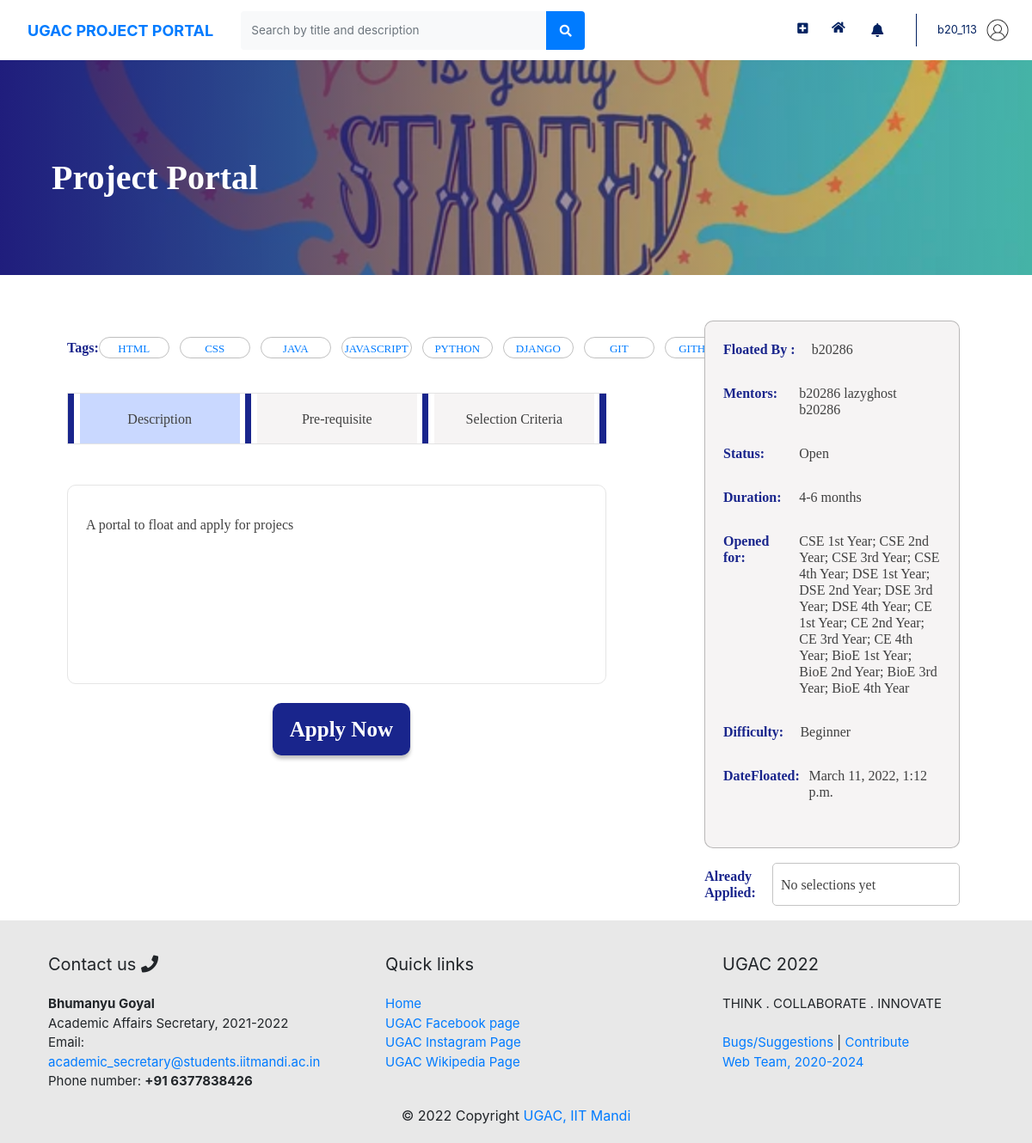
Screenshot of /project/?project_id=48 (signed in) with the database file from the repository.
### users/models.py (models this page shows, shortened)
class Profile(models.Model):
    user = models.OneToOneField(User, on_delete=models.CASCADE)
    image = models.ImageField(default = 'default.jpg', upload_to='profile_pics', blank=True, validators=[FileExtensionValidator(allowed_extensions=['png', 'jpg', 'jpeg'])])
    rollno = models.CharField(max_length=10)
    year = models.CharField(max_length=30, choices = YEAR_CHOICES)
    branch = models.CharField(max_length=30, choices = BRANCH_CHOICES)
    techskills = models.ManyToManyField(Tag, related_name='techskills')
    starred_projects = models.ManyToManyField(Project, related_name='starred_projects', blank = True)
    liked_projects = models.ManyToManyField(Project, related_name='liked_projects', blank = True)
    cv = models.FileField(upload_to='resumes',validators=[FileExtensionValidator(allowed_extensions=['pdf'])])
    linked_in_link = models.CharField(blank=True, max_length=100)
    portfolio_link = models.CharField(blank=True, max_length=100)
    github_link = models.CharField(blank=True, max_length=100)

### home/models.py (models this page shows, shortened)
class Project(models.Model):
    Title = models.CharField(max_length=100)
    Image = models.ImageField(default = 'images.jpeg', upload_to='project_pics', blank=True, validators=[FileExtensionValidator(allowed_extensions=['png', 'jpg', 'jpeg'])])
    Description = models.TextField()
    FloatedBy = models.ForeignKey(User, on_delete=models.CASCADE,related_name="FloatedBy")
    Mentors = models.ManyToManyField(User,related_name='Mentors')
    Status = models.CharField(max_length=10, choices=STATUS_CHOICES, default='Open')
    OpenedFor = models.CharField(max_length=300)
    Difficulty = models.CharField(max_length=15, choices=DIFFICULTY_CHOICES, default='Beginner')
    PreRequisite = models.TextField()
    Tags = models.ManyToManyField(Tag, related_name='Tags')
    Duration = models.CharField(max_length=30, choices=DURATION_CHOICES)
    DatePosted = models.DateTimeField(default = timezone.now)
    SelectionCriteria = models.TextField()
    Question = models.TextField()
    AlreadyApplied = models.ManyToManyField(User, related_name='AlreadyApplied', blank = True)
    Likes = models.IntegerField(default=0)

class Tag(models.Model):
    Title = models.CharField(max_length=20)
    def __str__(self):
        return f"{self.Title}"

### home/decorators.py (the view)
    def wrap(request, *args, **kwargs):
        if check_user_profile(request.user):
            messages.error(request, 'Please complete your profile first.')
            return redirect(f'/profile/edit?firstLogin=True')
        else:
            return function(request, *args, **kwargs)

### home/templates/home/project.html (shortened to what this page needs)
{% extends 'home/base.html' %}
{% load static %}
{% block customStylesheets %}
<link rel="stylesheet" href="https://stackpath.bootstrapcdn.com/bootstrap/4.3.1/css/bootstrap.min.css" />
<link rel="stylesheet" href="https://use.fontawesome.com/releases/v5.6.3/css/all.css" />
<link rel="stylesheet" href="https://unpkg.com/bootstrap-table@1.18.1/dist/bootstrap-table.min.css" />
<link rel="stylesheet" type="text/css" href="{% static 'home/project.css' %}">
{% endblock customStylesheets %}
{% block content %}
<div id="projectTop" style="background-image :linear-gradient(to right, rgb(30, 14, 121, 0.9), rgb(255, 255, 255, 0.1)), url(/media/{{project.Image}});">
  <div id="projectTitle" class="vertical-center">{{ project.Title }}</div>
</div>
<div id="projectMain" class="horizontal-center">
  <div class="userView">
    <div class="left-container">
      <br>
      <div id="tagsContainer" class="vertical-center" >
        <div class="tagsTitle">Tags:</div>
        {% for tag in project.Tags.all %}
        <div class="tag vertical-center">
          <div class="horizontal-center" >
            <a href="/?Tags={{tag.id}}" style="font-size: 13px;">{{ tag }}</a>
          </div>
        </div>
        {% endfor %}
      </div>
      <div id="buttons">
        <div class="seperator"></div>
        <div class="buttonContent buttonSelected vertical-center" onClick="takeAction(this,'Description')">
          <div class="horizontal-center">
            Description
          </div>
        </div>
        <div class="seperator"></div>
        <div class="buttonContent vertical-center" onClick="takeAction(this,'Pre-requisite')">
          <div class="horizontal-center">
            Pre-requisite
          </div>
        </div>
        <div class="seperator"></div>
        <div class="buttonContent vertical-center" onClick="takeAction(this,'Selection Criteria')">
          <div class="horizontal-center">
            Selection Criteria
          </div>
        </div>
        <div class="seperator"></div>
      </div>
      <div id="projectDescription">
        <div id="prodes" class="">
          {{ project.Description }}
        </div>
      </div>
      {% if project.id not in projects_id.0 %}
      <div id="applyNow" projectId={{project.id}}>
        {% if project.id not in projects_id.2 and project.id not in projects_id.3 %}
        <div class="applyText vertical-center" data-toggle="modal" data-target="#applyModal">
          <div class="horizontal-center" style="cursor: pointer;">
            Apply Now
          </div>
        </div>
        {% endif %}
      </div>
      {% endif %}
    </div>
    <div class="right-container" >
      <div id="projectDetails">
        <div class="detail">
          <div class="detailTitle">
            Floated By :
          </div>
          <div class="detailContent">
            {{project.FloatedBy}} <a href="{% url 'profile' project.FloatedBy.id %}"></a>
          </div>
        </div>
        <div class="detail">
          <div class="detailTitle">
            Mentors:
          </div>
          <div class="detailContent">
            {{project.FloatedBy}} {% for users in project.Mentors.all %} {{ users }} {% endfor %}
          </div>
        </div>
        <div class="detail">
          <div class="detailTitle">
            Status:
          </div>
          <div class="detailContent">
            {{ project.Status }}
          </div>
        </div>
        <div class="detail">
          <div class="detailTitle">
            Duration:
          </div>
          <div class="detailContent">
            {{ project.Duration }}
          </div>
        </div>
        <div class="detail">
          <div class="detailTitle">
            Opened for:
          </div>
          <div class="detailContent">
            {{project.OpenedFor}}
          </div>
        </div>
        <div class="detail">
          <div class="detailTitle">
            Difficulty:
          </div>
          <div class="detailContent">
            {{project.Difficulty}}
          </div>
        </div>
        <div class="detail">
          <div class="detailTitle">
            DateFloated:
          </div>
          <div class="detailContent">
            {{ project.DatePosted }}
          </div>
        </div>
      </div>
      <div id="alreadyApplied">
        <div id="alreadyAppliedTitle" class="vertical-center">Already Applied:</div>
        <div id="alreadyAppliedUsers" class="vertical-center">
          {% if project.AlreadyApplied.all.count == 0 %} No selections yet {% endif %}
        </div>
      </div>
    </div>
  </div>
</div>
{% endblock content %}

### home/templates/home/base.html (shortened to what this page needs)
{% load static %}
<!DOCTYPE html>
<html lang="en">
    <head>
        {% block stylesheets %}
        <link rel="stylesheet" type="text/css" href="{% static 'home/style.css' %}">
        <link rel="stylesheet" type="text/css" href="{% static 'home/cards.css' %}">
        <link rel="stylesheet" type="text/css" href="{% static 'home/footer.css' %}">
        {% endblock stylesheets %}
        {% block customStylesheets %}{% endblock customStylesheets %}
        {% block ajaxBlock %}
        <link href="https://cdnjs.cloudflare.com/ajax/libs/select2/4.0.3/css/select2.min.css" rel="stylesheet" />
        {% endblock ajaxBlock %}
        <link rel="stylesheet" href="https://pro.fontawesome.com/releases/v5.10.0/css/all.css" />
    </head>
    {% block mainBlock %}
    <body id="page-top">
        <div id="wrapper">
            <div id="content-wrapper" class="d-flex flex-column">
                <div id="content" style="background: white;">
                    <nav class="navbar navbar-expand navbar-light bg-white topbar mb-4 static-top shadow">
                        <div class="sidebar-brand-text mx-3" style="color: #022160; font-size: large; font-weight: bold"> <a href="/">UGAC PROJECT PORTAL</a></div>
                        <form method="POST" action="{{request.get_full_path}}" class="d-none d-sm-inline-block form-inline mr-auto ml-md-3 my-2 my-md-0 mw-100 navbar-search">
                            <div class="input-group">
                                <input type="text" class="form-control bg-light border-0 small" placeholder="Search by title and description" aria-label="Search" aria-describedby="basic-addon2" name="search">
                                <div class="input-group-append">
                                    <button class="btn btn-primary" type="submit">
                                        <i class="fas fa-search fa-sm"></i>
                                    </button>
                                </div>
                            </div>
                        </form>
                        <ul class="navbar-nav ml-auto">
                            <div class="notif-tooltip">
                                <a class="nav-link" href="/project/new">
                                    <i class="fas fa-plus-square fa-sm fa-fw mr-2 text-gray-400" style="margin-top: 18px;"></i>
                                </a>
                            </div>
                            <div class="notif-tooltip">
                                <a class="nav-link" href="{% url 'home' %}" role="button" style="margin-top: 11px;">
                                    <i class="fas fa-home fa-fw fa-sm mr-2 text-gray-400"></i>
                                </a>
                            </div>
                            <li class="nav-item dropdown no-arrow mx-1">
                                <a class="nav-link dropdown-toggle notif-tooltip" id="alertsDropdown" role="button" data-toggle="dropdown" aria-haspopup="true" aria-expanded="false" style="padding: 8px; width: 41.5px;">
                                    <i class="fas fa-bell fa-fw" style="margin-right: 8px;"></i>
                                </a>
                            </li>
                            <li class="nav-item dropdown no-arrow">
                                <a class="nav-link dropdown-toggle" id="userDropdown" role="button" data-toggle="dropdown" aria-haspopup="true" aria-expanded="false">
                                    <span class="mr-2 d-none d-lg-inline text-gray-600 small">{{user.username}}</span>
                                    <img class="img-profile rounded-circle" src="{{user.profile.image.url}}">
                                </a>
                            </li>
                        </ul>
                    </nav>
                    <div class="container-fluid">
                        {% block content %}{% endblock content %}
                    </div>
                </div>
            </div>
        </div>
         <div id="footer">
            <div class="footer_cards">
                <div class="footer_card">
                    <div class="footer_card_Title">
                        Contact us <i class="fa fa-phone" aria-hidden="true"></i>
                    </div>
                    <div class="footer_card_Details">
                        <b>Bhumanyu Goyal</b>
                        <br>
                        Academic Affairs Secretary, 2021-2022
                        <br>
                        Email: <a href="mailto:academic_secretary@students.iitmandi.ac.in" target="_blank">academic_secretary@students.iitmandi.ac.in</a>
                        <br>
                        Phone number: <b>+91 6377838426</b>
                    </div>
                </div>
                <div class="footer_card">
                    <div class="footer_card_Title">
                        Quick links
                    </div>
                    <div class="footer_card_Details">
                        <a href="">Home</a>
                        <br>
                        <a href="https://www.facebook.com/iitmandi.acadcouncil/" target="_blank">UGAC Facebook page</a>
                        <br>
                        <a href="https://www.instagram.com/iitmandi.acadcouncil/?hl=en" target="_blank">UGAC Instagram Page</a>
                        <br>
                        <a href="https://wiki.iitmandi.co.in/p/UG_Academic_Council" target="_blank">UGAC Wikipedia Page</a>
                    </div>
                </div>
                <div class="footer_card">
                    <div class="footer_card_Title">
                        UGAC <script>document.write(new Date().getFullYear())</script>
                    </div>
                    <div class="footer_card_Details">
                        THINK . COLLABORATE . INNOVATE
                        <br>
                        <br>
                        <a href="https://forms.gle/FG8WnKo5cJuHWive6" target="_blank">Bugs/Suggestions</a> |
                        <a href="https://forms.gle/tci5sjB3mgpfvo6k8" target="_blank">Contribute</a>
                        <br><a href="" style="align-content: center;" target="_blank">Web Team, 2020-2024</a>
                    </div>
                    </div>
                </div>
            </div>
            <div id="CopyrightAndTeam">
                <div class="vertical-center">
                    <div class="copyright horizontal-center">
                        &copy; <script>document.write(new Date().getFullYear())</script> Copyright <a href="https://wiki.iitmandi.co.in/p/UG_Academic_Council" target="_blank">UGAC, IIT Mandi</a>
                    </div>
                </div>
            </div>
    </body>
    {% endblock mainBlock %}
</html>

### rows the page displays
Project: Image (picture), Title "Project Portal", Description "A portal to float and apply for projecs", FloatedBy "b20286", Status "Open", Duration "4-6 months", OpenedFor "CSE 1st Year; CSE 2nd Year; CSE 3rd Year; CSE 4th Year; DSE 1st Year; DSE 2nd Year; DSE 3rd Year; DSE 4th Year; CE 1st Year; CE 2nd Year; CE 3rd Year; CE 4th Year; BioE 1st Year; BioE 2nd Year; BioE 3rd Year; BioE 4th Year", Difficulty "Beginner", DatePosted "March 11, 2022, 1:12 p.m."
Tag: Title "HTML"
Tag: Title "CSS"
Tag: Title "JAVA"
Tag: Title "JAVASCRIPT"
Tag: Title "PYTHON"
Tag: Title "DJANGO"
Tag: Title "GIT"
Tag: Title "GITHUB"

### other values shown
{{ user.username }} "b20_113"
{{ users }} "lazyghost"
{{ users }} "b20286"
